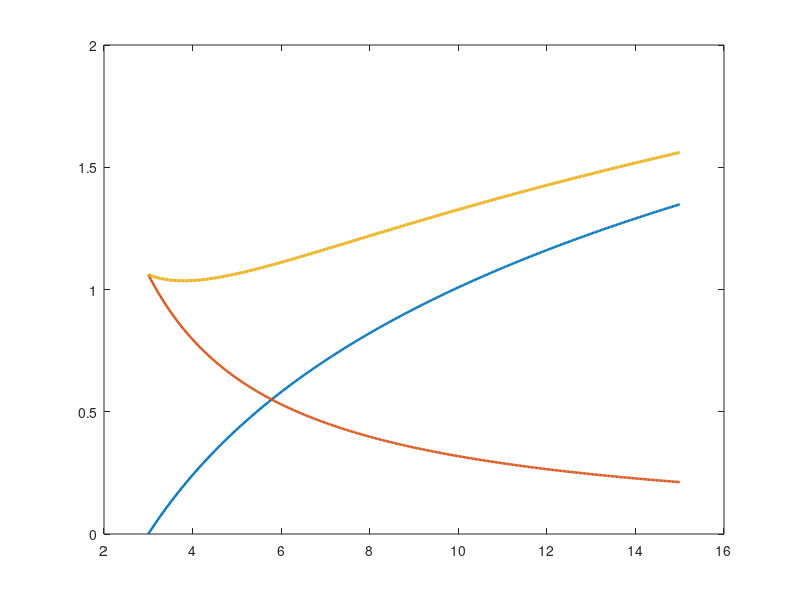

Write the MATLAB code that produced this figure. (Note: this script raises an error after producing the figure.)
%% HW3 - Problem 4(b): Plot R_ins, R_conv, and R_tot vs outer radius r_o
% Assumes a long cylinder (pipe) with negligible wall thickness.
% Resistances are per LENGTH L (here L=1 m), units: K/W.

clear; clc; close all;

%% -------------------- GIVEN --------------------
Ti   = 80;        % inner insulation surface temperature (°C)
Tinf = 20;        % ambient air temperature (°C)
ri   = 0.03;      % inner radius (m) = 3 cm
h    = 5;         % convection coefficient (W/m^2-K)
kins = 0.19;      % insulation thermal conductivity (W/m-K)
L    = 1.0;       % length (m) (use 1 m to get K/W per meter)

%% -------------------- SET RANGE FOR r_o --------------------
% Choose a range that includes the critical radius r_cr = kins/h
rcr = kins / h;                 % critical radius for cylinder (m)

ro_min = ri;
ro_max = 0.15;                  % 15 cm outer radius (adjust as desired)
N      = 400;                   % number of points in plot
ro     = linspace(ro_min, ro_max, N);   % outer radius vector (m)

%% -------------------- THERMAL RESISTANCES --------------------
% Conduction through insulation (cylinder):
%   R_ins = ln(ro/ri) / (2*pi*kins*L)
R_ins  = log(ro./ri) ./ (2*pi*kins*L);

% Convection at outer surface:
%   R_conv = 1 / (h*2*pi*ro*L)
R_conv = 1 ./ (h*2*pi*ro*L);

% Total series resistance:
R_tot  = R_ins + R_conv;

%% -------------------- PLOT RESISTANCES --------------------
figure;
plot(ro*100, R_ins,  'LineWidth', 1.8); hold on;  % ro*100 => cm on x-axis
plot(ro*100, R_conv, 'LineWidth', 1.8);
plot(ro*100, R_tot,  'LineWidth', 2.2);

% Mark critical radius
if rcr >= ro_min && rcr <= ro_max
    xline(rcr*100, '--', sprintf('r_{cr}=%.1f cm', rcr*100), 'LineWidth', 1.5);
else
    % If your ro range doesn't include rcr, warn in command window
    warning('Critical radius rcr=%.4f m not inside plot range.', rcr);
end

grid on;
xlabel('Outer radius r_o (cm)');
ylabel('Thermal resistance per meter (K/W)');
title('Problem 4(b): R_{ins}, R_{conv}, and R_{tot} vs outer radius r_o');
legend('R_{ins} (conduction)', 'R_{conv} (convection)', 'R_{tot} = R_{ins}+R_{conv}', 'Location', 'best');

%% -------------------- OPTIONAL: QUICK NUMERIC VERIFICATION --------------------
% Heat loss per meter (W/m): q = (Ti - Tinf)/R_tot
DeltaT = Ti - Tinf;
q_per_m = DeltaT ./ R_tot;

% Display a few key values in the command window:
% - Bare pipe (no insulation): ro=ri => R_ins=0, R_tot=R_conv(ri)
R_bare = 1 / (h*2*pi*ri*L);
q_bare = DeltaT / R_bare;

% - At critical radius (if within range)
q_at_rcr = NaN;
if rcr >= ro_min && rcr <= ro_max
    R_at_rcr = log(rcr/ri)/(2*pi*kins*L) + 1/(h*2*pi*rcr*L);
    q_at_rcr = DeltaT / R_at_rcr;
end

fprintf('--- Verification ---\n');
fprintf('r_cr = %.4f m = %.2f cm\n', rcr, rcr*100);
fprintf('Bare (ro=ri=%.2f cm): R_tot=%.4f K/W, q=%.2f W/m\n', ri*100, R_bare, q_bare);
if ~isnan(q_at_rcr)
    fprintf('At r_cr (%.2f cm): q=%.2f W/m (should be near maximum)\n', rcr*100, q_at_rcr);
end
